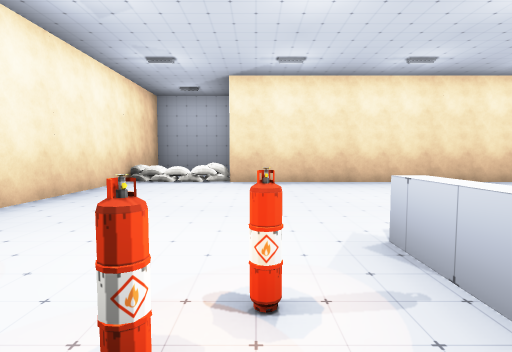
view 1 (above)

16 first-person views from a walk through a 3-D level made in the Unity game engine. The camera is 1.3 m above the floor, tilts 4° down and sees 80° across. The floor is counted in squares, 2 m on a side. Each view is taken from the middle of a square. On the plan, view 1 faces up. The plan holds only what a view shows up to about 10 squares ahead; the rest is blank. The place goes on beyond the plan. The player is left out. Some animated figures are not drawn. Some surface patterns are stand-ins.

view 2
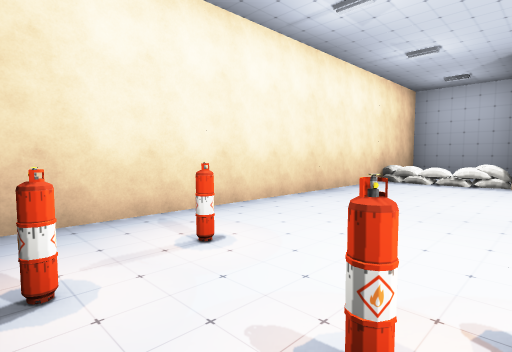

view 3
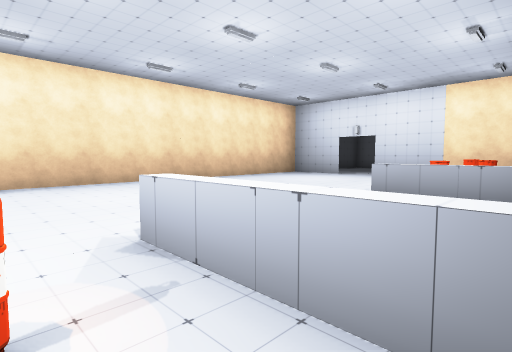

view 4
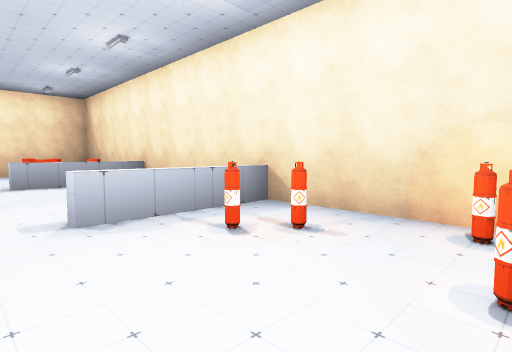

view 5
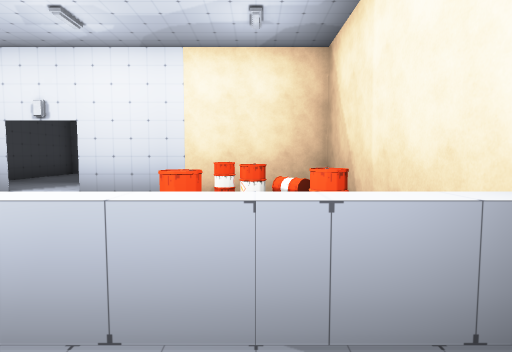

view 6
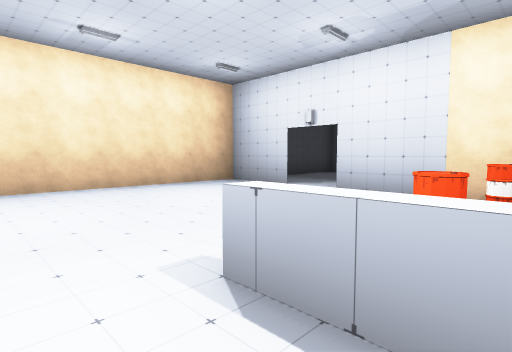

view 7
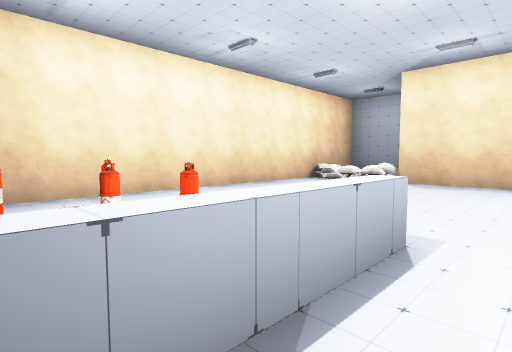

view 8
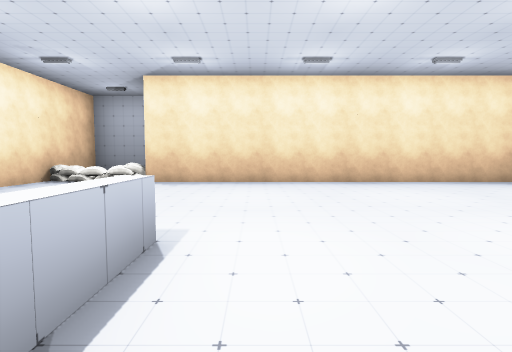

view 9
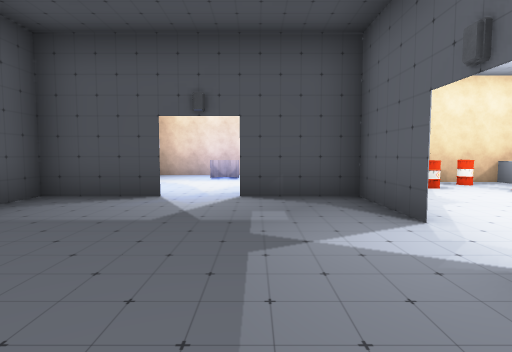

view 10
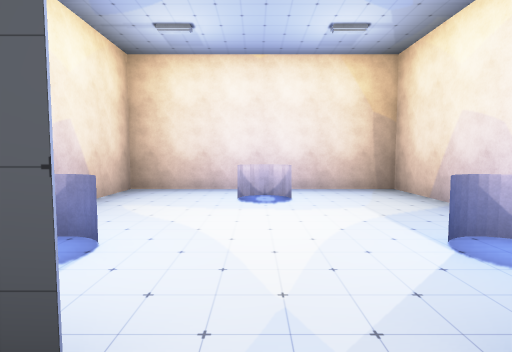

view 11
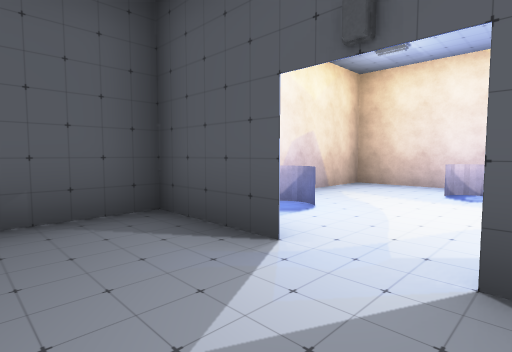

view 12
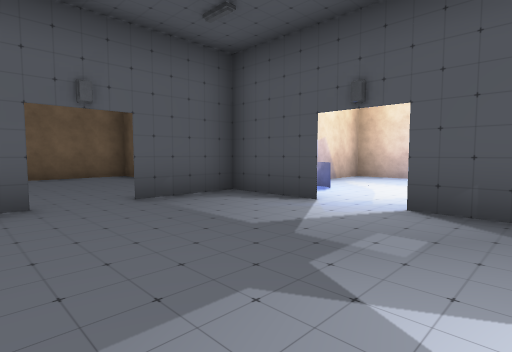

view 13
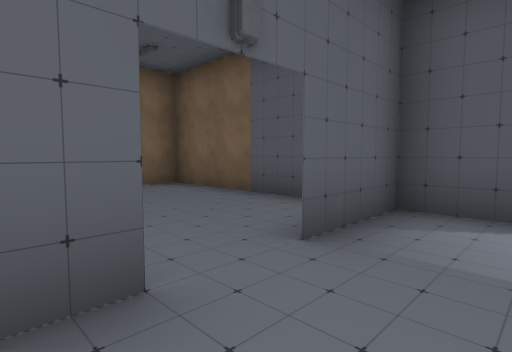

view 14
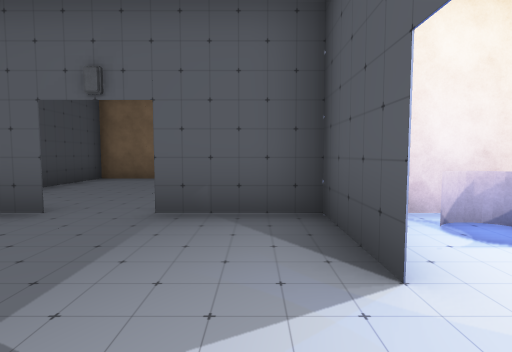

view 15
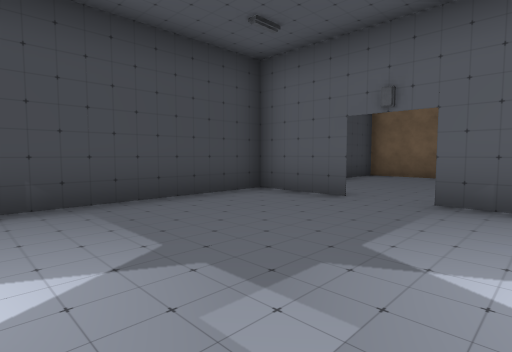

view 16
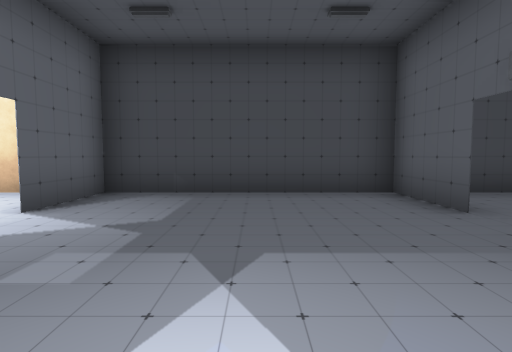

### Floor plan
Key: @ floor where view 1 was taken; # wall or solid block; . floor; ^ raised ledge; O other object.
Columns run from 3 left of view 1 to 20 right of it. Each row starts with its distance up from view 1.
 10 ###
  9 #
  8 OOO##############  ####
  7 # O         # .  #
  6 #           #.  .#
  5 #
  4 #           # .  #     #
  3 #.          #... #     #
  2 #   ^   ^O  ###.#######
  1 #O O^  .^  OOO  OO
  0 #O @^.  ^O  #     #
 -1 #############  O  #
 -2             #  O  #
 -3             ######

Positions as (right, up) in squares from view 1, and headings:
1: (0, 0), facing up
2: (0, 0), facing up-left
3: (0, 0), facing up-right
4: (-2, 3), facing down-right
5: (4, 1), facing right
6: (4, 1), facing up-right
7: (2, 0), facing up-left
8: (2, 0), facing up
9: (11, 7), facing down
10: (12, 3), facing down
11: (11, 4), facing down-right
12: (10, 6), facing down-right
13: (13, 6), facing down-right
14: (11, 3), facing right
15: (10, 3), facing up-right
16: (12, 2), facing up
